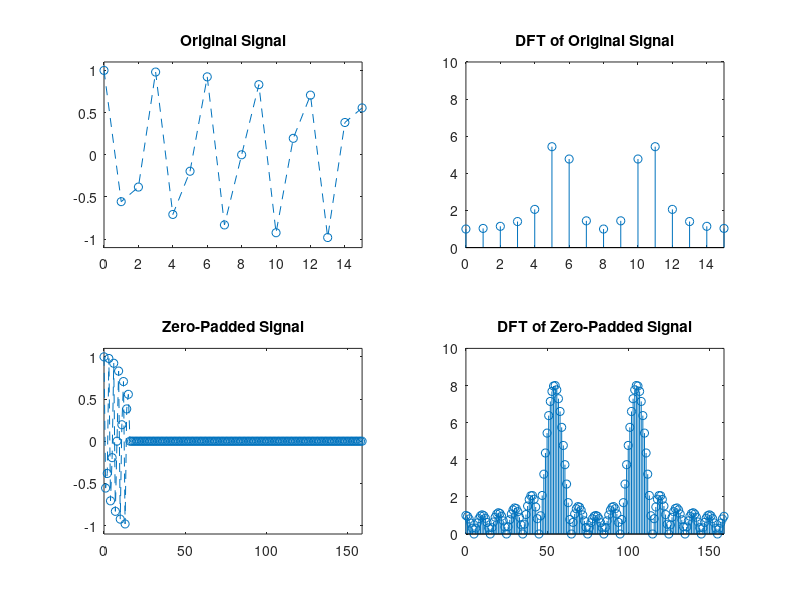

Reproduce this figure in MATLAB.
L=16;
t = 0:L-1;
t_shifted = 0:L-1;
s = cos((t*10.5*2*pi/L));
N = 160;
s_pad = [s zeros(1,N-length(s))];
figure, 
subplot(2,2,1),plot(t,s,'o--'), title('Original Signal')
axis([0 L-1 -1.1 1.1])

subplot(2,2,2),stem(t_shifted,abs((fft(s))))
axis([0 L-1 0 10])
title('DFT of Original Signal')

subplot(2,2,3), plot(0:N-1, s_pad, 'o--'), title('Zero-Padded Signal')
axis([0 N-1 -1.1 1.1])

subplot(2,2,4),stem(0:N-1,abs((fft(s_pad))))
axis([0 N-1 0 10])
title('DFT of Zero-Padded Signal')